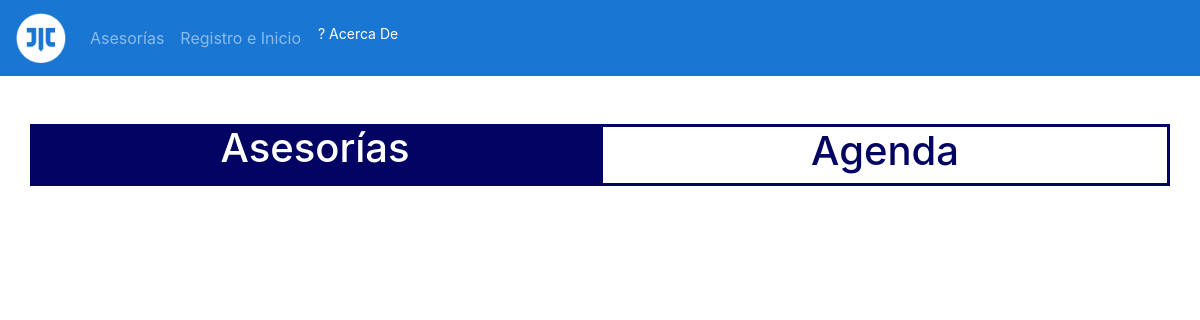
/source/ver_asesorias.php, run on an earlier commit of the app's database.
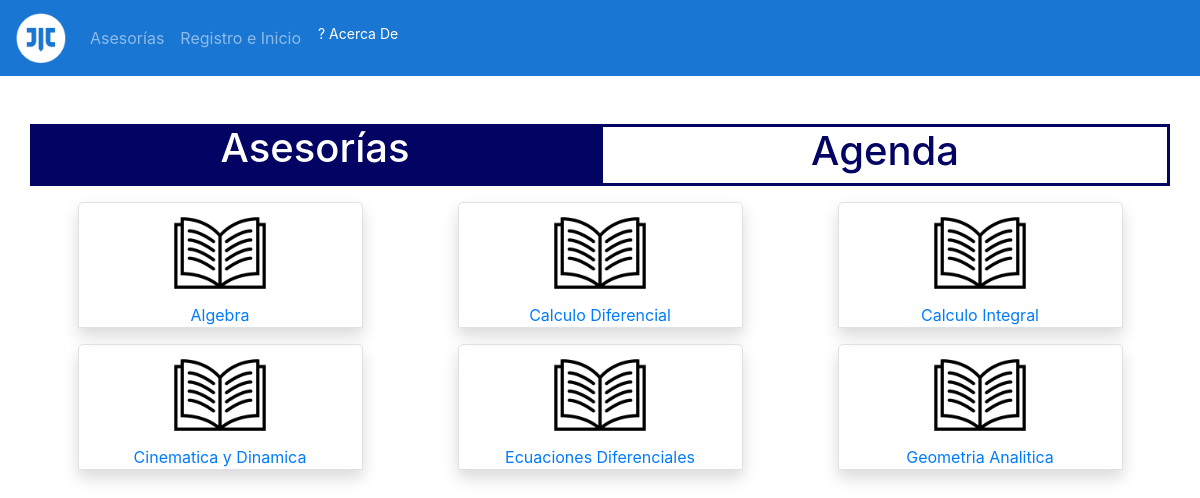
And on a later commit of the database.
### tables this page shows
CREATE TABLE `clase` (
  `id_asig` int(80) NOT NULL,
  `nombre_asig` varchar(200) NOT NULL,
  `Tema_asig` varchar(200) NOT NULL,
  `semstre_asig` int(80) NOT NULL
);

### source/ver_asesorias.php (the view, shortened to what this page needs)
<!DOCTYPE html>
<html>
    <head>
        <link rel="stylesheet" type="text/css" href="../css/bootstrap.css">
        <link rel="stylesheet" type="text/css" href="../css_javerim/javerim_style.css">
    </head>
    <body>
        <nav class="navbar navbar-expand-lg navbar-dark" style="background-color: #1976D2;">
          <a class="navbar-brand" href="#">
            <img src="../img/iconos/javerim.ico" width="50" height="50" alt="javerin_ico">
          </a>
          <div class="collapse navbar-collapse" id="opciones">
            <ul class="navbar-nav">
              <li class="nav-item">
                <a class="nav-link " href="ver_asesorias.php">Asesorías</a>
              </li>
                <?php
                if(empty($_SESSION['admin']) && empty($_SESSION['alumno'])):
                ?>
                <li class="nav-item">
                <a class="nav-link" href="form.php">Registro e Inicio</a>
                </li>
                <?php
                endif;
                ?>
              <li class="nav-item">
                <button type="button" class="btn btn-sm text-white" style="background-color: #1976D2;" data-toggle="modal" data-target="#myModal"> ? Acerca De</button>
              </li>
            </ul>
          </div>
        </nav>
        <br><br>
        <div class="container">
          <div class="row">
            <div class="col-6 titulo-act text-center">
              <a href="ver_asesorias.php"><h1 class="text-act">Asesorías</h1></a>
            </div>
            <div class="col-6 titulo-nac text-center">
              <a href="agenda.php"><h1 class="text-nac">Agenda</h1></a>
            </div>
          </div>
        </div>
  <?php
    try {
      $servername = "localhost";
      $username = "root";
      $password = "";
      $dbname = "javerim";
          $conn = new PDO("mysql:host=$servername;dbname=$dbname", $username, $password, array(PDO::MYSQL_ATTR_INIT_COMMAND => "SET NAMES utf8"));
          $conn->setAttribute(PDO::ATTR_ERRMODE, PDO::ERRMODE_EXCEPTION);
          $stmt = $conn->prepare("SELECT nombre_asig, id_asig FROM clase");
          $stmt->execute();
          $resultado =$stmt->fetchAll();
          }
    catch(PDOException $e) {
      echo "Error: " . $e->getMessage();
    }
  ?>
          <div class="container">
            <div class="row justify-content-around">
                <?php
                $depName = ' ';
                foreach ($resultado as $dato):
                  if($depName != $dato['nombre_asig']){ ?>
                  <div class="col-sm-3 mt-3 ml-3 mr-3 border shadow text-center cartas">
                    <a href="tabla_asesores.php?nomMat=<?php echo $dato['nombre_asig'] ?>&idclass=<?php echo $dato['id_asig']?>">
                      <img src="../img/iconos/libros.png" height="100" alt="materias">
                      <br>
                      <?php echo $dato['nombre_asig'] ?> <br>
                    </a>
                  </div>
                  <?php
                  }
                    $depName = $dato['nombre_asig'];
                  ?>
                <?php endforeach ?>
            </div>
          </div>
    </body>
</html>

### css_javerim/javerim_style.css (style rules this page uses)
.text-act { color: white; }
.text-nac { color: rgb(3, 3, 100); }
.titulo-nac { border-style: solid; border-color: rgb(3, 3, 100); }
.titulo-act { text-aling: center; background-color: rgb(3, 3, 100); }
a:link { text-decoration: none; }
.cartas { box-shadow: 0 4px 8px 0 rgba(0,0,0,0.2); color: green; border-radius: 5px 5px 0 0; }

What changed in the data, as far as the page shows it:
added clase: nombre_asig "Algebra"
added clase: nombre_asig "Calculo Diferencial"
added clase: nombre_asig "Calculo Integral"
added clase: nombre_asig "Cinematica y Dinamica"
added clase: nombre_asig "Ecuaciones Diferenciales"
added clase: nombre_asig "Geometria Analitica"
